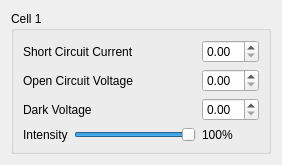
<?xml version="1.0" encoding="UTF-8"?>
<ui version="4.0">
 <class>CellWidget</class>
 <widget class="QWidget" name="CellWidget">
  <property name="geometry">
   <rect>
    <x>0</x>
    <y>0</y>
    <width>282</width>
    <height>138</height>
   </rect>
  </property>
  <property name="sizePolicy">
   <sizepolicy hsizetype="Fixed" vsizetype="Fixed">
    <horstretch>0</horstretch>
    <verstretch>0</verstretch>
   </sizepolicy>
  </property>
  <property name="sizeIncrement">
   <size>
    <width>0</width>
    <height>0</height>
   </size>
  </property>
  <property name="windowTitle">
   <string>CellWidget</string>
  </property>
  <layout class="QGridLayout" name="gridLayout_2">
   <item row="0" column="0">
    <widget class="QGroupBox" name="group_box">
     <property name="title">
      <string>Cell 1</string>
     </property>
     <layout class="QGridLayout" name="gridLayout">
      <item row="1" column="0" colspan="2">
       <widget class="QLabel" name="label_4">
        <property name="text">
         <string>Open Circuit Voltage</string>
        </property>
       </widget>
      </item>
      <item row="1" column="2">
       <widget class="QDoubleSpinBox" name="open_circuit_voltage"/>
      </item>
      <item row="2" column="0" colspan="2">
       <widget class="QLabel" name="label_5">
        <property name="text">
         <string>Dark Voltage</string>
        </property>
       </widget>
      </item>
      <item row="0" column="0" colspan="2">
       <widget class="QLabel" name="label_3">
        <property name="text">
         <string>Short Circuit Current</string>
        </property>
       </widget>
      </item>
      <item row="0" column="2">
       <widget class="QDoubleSpinBox" name="short_circuit_current"/>
      </item>
      <item row="2" column="2">
       <widget class="QDoubleSpinBox" name="dark_voltage"/>
      </item>
      <item row="3" column="0">
       <widget class="QLabel" name="label">
        <property name="text">
         <string>Intensity</string>
        </property>
       </widget>
      </item>
      <item row="3" column="1">
       <widget class="QSlider" name="intensity">
        <property name="maximum">
         <number>100</number>
        </property>
        <property name="value">
         <number>100</number>
        </property>
        <property name="orientation">
         <enum>Qt::Horizontal</enum>
        </property>
       </widget>
      </item>
      <item row="3" column="2">
       <widget class="QLabel" name="label_intensity">
        <property name="text">
         <string>100%</string>
        </property>
       </widget>
      </item>
     </layout>
    </widget>
   </item>
  </layout>
 </widget>
 <resources/>
 <connections/>
</ui>
